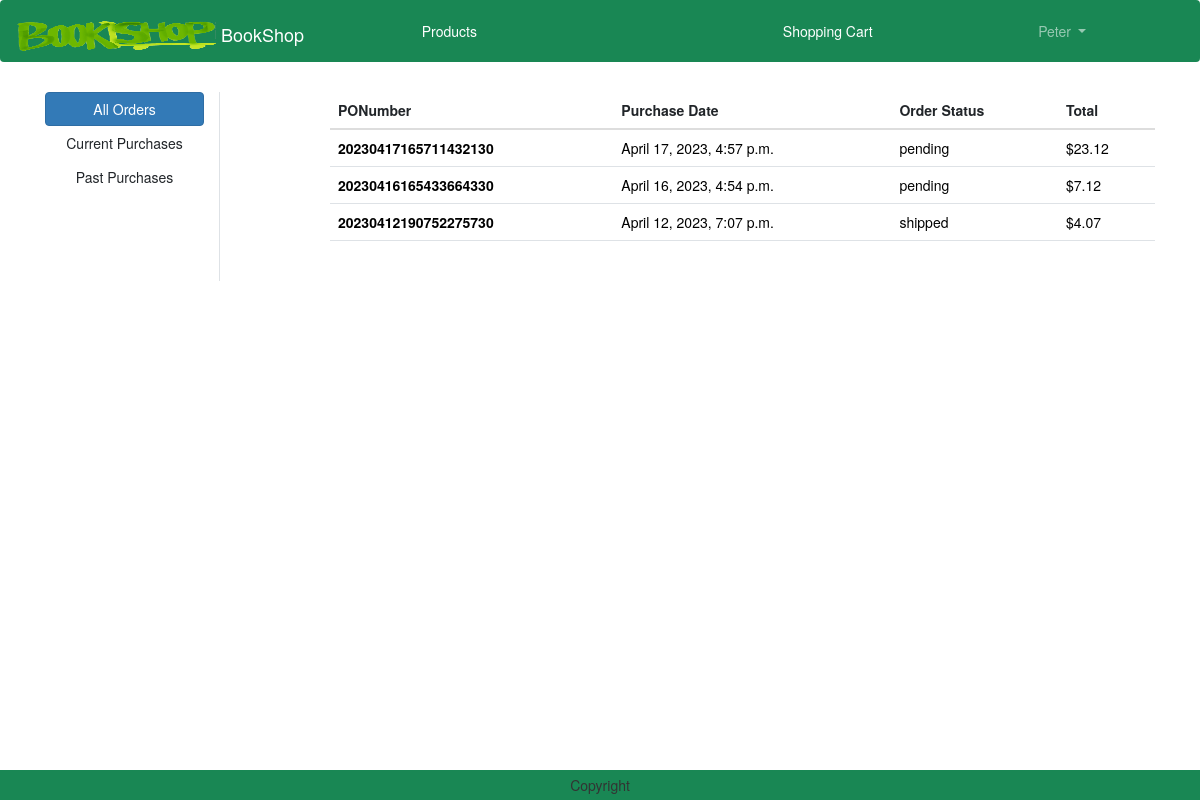
The app's page /orders/ (signed in) with its own data.
### order/models.py (models this page shows)
class Order(models.Model):
    PONumber = models.CharField(max_length=30, primary_key=True)
    purchaseDate = models.DateTimeField(default=datetime.now)
    status = models.CharField(default=ORDER_STATUS_CHOICES[0][0], choices=ORDER_STATUS_CHOICES, max_length=20)
    user = models.ForeignKey(User,on_delete=models.CASCADE)
    shipmentDate = models.DateTimeField(null=True)
    cancelDate = models.DateTimeField(null=True)
    vendor = models.ForeignKey('vendors.Vendor',on_delete=models.CASCADE, default=4)
    customer = models.ForeignKey('customers.Customer',on_delete=models.CASCADE)

### order/views.py (the view)
# urls.py: path('orders/', views.OrdersView.as_view(), name="orders"),
class OrdersView(View):
    def get(self, request):
        user = request.user
        filter = request.GET.get('filter')
        if filter == 'current':
            orders = Order.objects.filter(Q(user=user) & (Q(status="pending") | Q(status="hold"))).order_by('-purchaseDate')
        elif filter == 'past':
            orders = Order.objects.filter(Q(user=user) & (Q(status="shipped") | Q(status="cancelled"))).order_by('-purchaseDate')
        elif filter == 'pending':
            orders = Order.objects.filter(status="pending").order_by('-purchaseDate')
        elif filter == 'hold':
            orders = Order.objects.filter(status="hold").order_by('-purchaseDate')
        elif filter == 'pastOrders':
            orders = Order.objects.filter(Q(status="shipped") | Q(status="cancelled")).order_by('-purchaseDate')
        elif filter == 'allVendor':
            orders = Order.objects.all().order_by('-purchaseDate')
        else:
            filter == 'all'
            orders = Order.objects.filter(user=user).order_by('-purchaseDate')
        total = []
        for o in orders:
            PONumber = o.PONumber
            order = Order.objects.get(PONumber=PONumber)
            orderitems = OrderItem.objects.filter(order=order)
            sum = 0
            for oi in orderitems:
                sum = sum + oi.price
            total.append(sum)
        orderZip = zip(orders,total)
        context = {
           'orderZip': orderZip,
           'orders': orders,
           'filter': filter,
        }
        return render(request, 'orders.html', context)

### templates/orders.html (shortened to what this page needs)
{% extends 'base.html' %}
{% load static %}
{% block main-content %}
<div class="container my-5">
    <div class="row">
        <div class="col-sm-2 border-end">
            <ul class="list-unstyled">
                {% for group in request.user.groups.all %}
                    {% if group.name == 'Customer' %}
                        <li class="d-grid"><a href="{% url 'order:orders' %}?filter=all" class="btn btn-primary" {% if filter == 'all' %}class="active"{% endif %}>All Orders</a></li>
                        <li class="d-grid"><a href="{% url 'order:orders' %}?filter=current" class="btn" {% if filter == 'current' %}class="active"{% endif %}>Current Purchases</a></li>
                        <li class="d-grid"><a href="{% url 'order:orders' %}?filter=past" class="btn" {% if filter == 'past' %}class="active"{% endif %}>Past Purchases</a></li>
                    {% endif %}
                {% endfor %}
            </ul>
        </div>
        <div class="col-sm-9 offset-sm-1">
            {% if orders %}
                <div class="acss">
                    <table class="table">
                        <thead>
                            <tr>
                            <th scope="col">PONumber</th>
                            <th scope="col">Purchase Date</th>
                            <th scope="col">Order Status</th>
                            <th scope="col">Total</th>
                            </tr>
                        </thead>
                        <tbody>
                            {% for order,total in orderZip %}
                            <tr>
                                <th scope="row"><a href="{% url 'order:order_detail' order.PONumber  %}" style="text-decoration:none; color:black">{{order.PONumber}}</a></th>
                                <td><a href="{% url 'order:order_detail' order.PONumber  %}" style="text-decoration:none; color:black">{{order.purchaseDate}}</a></td>
                                <td><a href="{% url 'order:order_detail' order.PONumber  %}" style="text-decoration:none; color:black">{{order.status}}</a></td>
                                <td><a href="{% url 'order:order_detail' order.PONumber  %}" style="text-decoration:none; color:black">${{total}}</a></td>
                            </tr>
                            {% endfor %}
                        </tbody>
                    </table>
                        <br>
                </div>
            {% else %}
                <h1 class="text-center mb-5">Orders are empty.</h1>
            {% endif %}
        </div>
    </div>
</div>
{% endblock main-content %}

### templates/base.html (shortened to what this page needs)
<!DOCTYPE html>
{% load static %}
<html lang="en">
<head>
    <link href="https://cdn.jsdelivr.net/npm/bootstrap@5.3.0-alpha1/dist/css/bootstrap.min.css" rel="stylesheet">
    <link href="https://cdn.bootcss.com/bootstrap/3.3.7/css/bootstrap.min.css" rel="stylesheet">
    <link rel="stylesheet" href="{% static 'css/owl.carousel.min.css' %}">
    <link rel="stylesheet" href="{% static 'css/all.min.css' %}">
    <link rel="stylesheet" href="{% static 'css/style.css' %}">
    <link rel="stylesheet" href="https://cdnjs.cloudflare.com/ajax/libs/bootstrap-datetimepicker/4.17.47/css/bootstrap-datetimepicker.css">
</head>
<body>
    <nav class="navbar navbar-expand-lg navbar-dark bg-success nav-fill">
        <div class="container-fluid">
          <a class="navbar-brand" href="{% url 'products:home' %}">
            <img src="{% static "logo.png" %}" alt="BookShop" width="200" height="30" class="d-inline-block align-text-top">
            BookShop
          </a>
          <div class="collapse navbar-collapse" id="navbarSupportedContent">
            <ul class="navbar-nav me-auto mb-2 mb-lg-0" style="width:100%; text-align:center">
              <li class="nav-item" style="display:inline-block">
                <a class="nav-link text-white" href="{% url 'products:products' %}">Products</a>
              </li>
            <li class="nav-item" style="display:inline-block">
            </li>
              {% if user.is_authenticated %}
                  {% for group in request.user.groups.all %}
                    {% if group.name == 'Vendor' %}
                      <li class="nav-item mx-2" style="display:inline-block">
                        <a class="nav-link text-white" href="{% url 'products:productsAdd' %}">Add A New Product</a>
                      </li>
                      <li class="nav-item dropdown mx-2" style="display:inline-block">
                        <a class="nav-link dropdown-toggle" href="#" role="button" data-bs-toggle="dropdown" aria-expanded="false">
                          {{ user.username }}
                        </a>
                        <ul class="dropdown-menu" >
                          <li><a class="dropdown-item" href="{% url 'order:orders' %}?filter=allVendor">Orders</a></li>
                          <li><a class="dropdown-item" href="{% url 'logout' %}">Logout</a></li>
                        </ul>
                      </li>
                    {% elif group.name == 'Customer' %}
                      <li class="nav-item mx-2" style="display:inline-block">
                          <a class="nav-link text-white" href="{% url 'shoppingcart' %}">Shopping Cart</a>
                      </li>
                      <li class="nav-item dropdown mx-2" style="display:inline-block">
                          <a class="nav-link dropdown-toggle" href="#" role="button" data-bs-toggle="dropdown" aria-expanded="false">
                            {{ user.username }}
                          </a>
                      </li>
                    {% endif %}
                  {% endfor %}
              {% endif %}
              </ul>
          </div>
        </div>
      </nav>
      {% block main-content %}{% endblock main-content %}
      <div>
        <div style="height:60px"></div>
        <footer class="container-fluid fixed-bottom bg-success text-center p-2 mt-5">
            Copyright
        </footer>
      </div>
</body>
</html>

### records on screen
Order: PONumber "20230417165711432130", purchaseDate "April 17, 2023, 4:57 p.m.", status "pending", total "23.12"
Order: PONumber "20230416165433664330", purchaseDate "April 16, 2023, 4:54 p.m.", status "pending", total "7.12"
Order: PONumber "20230412190752275730", purchaseDate "April 12, 2023, 7:07 p.m.", status "shipped", total "4.07"

### other values on screen
{{ user.username }} "Peter"
